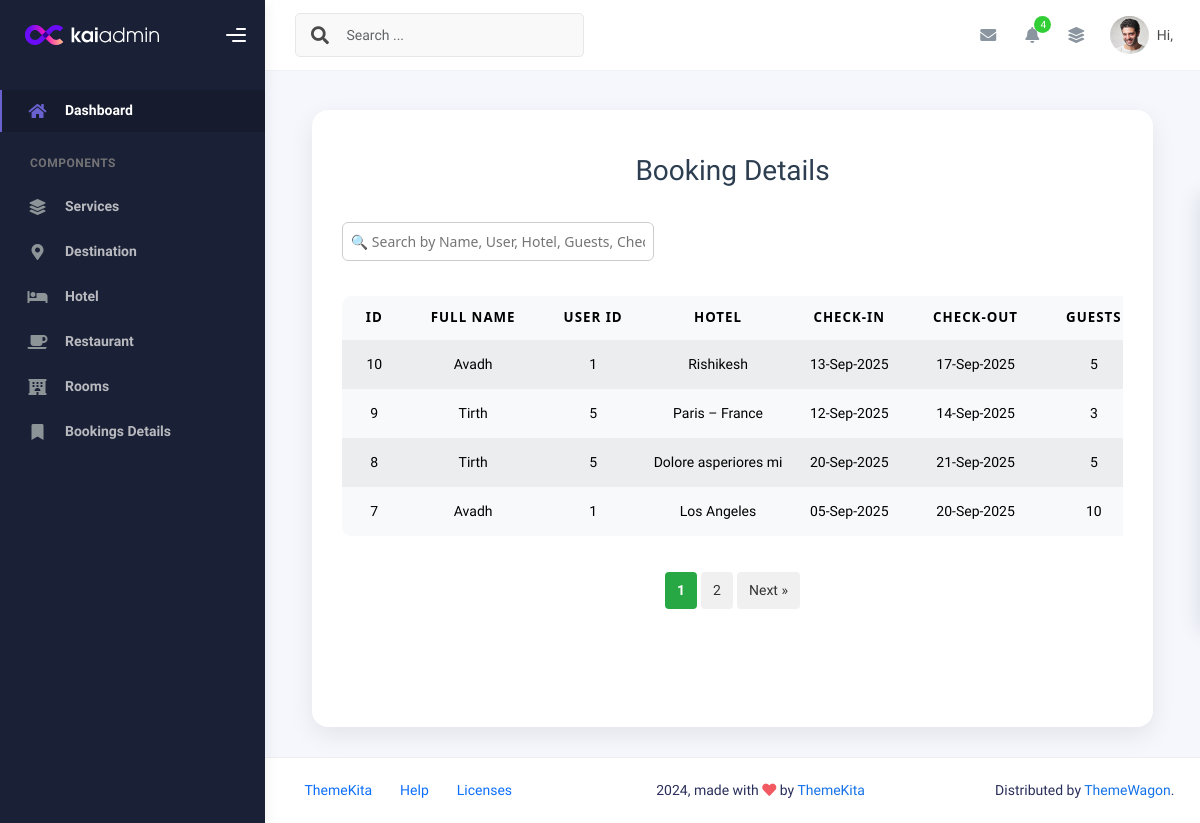
/admin/viewHotelBooking.php, run on an earlier commit of the app's database.
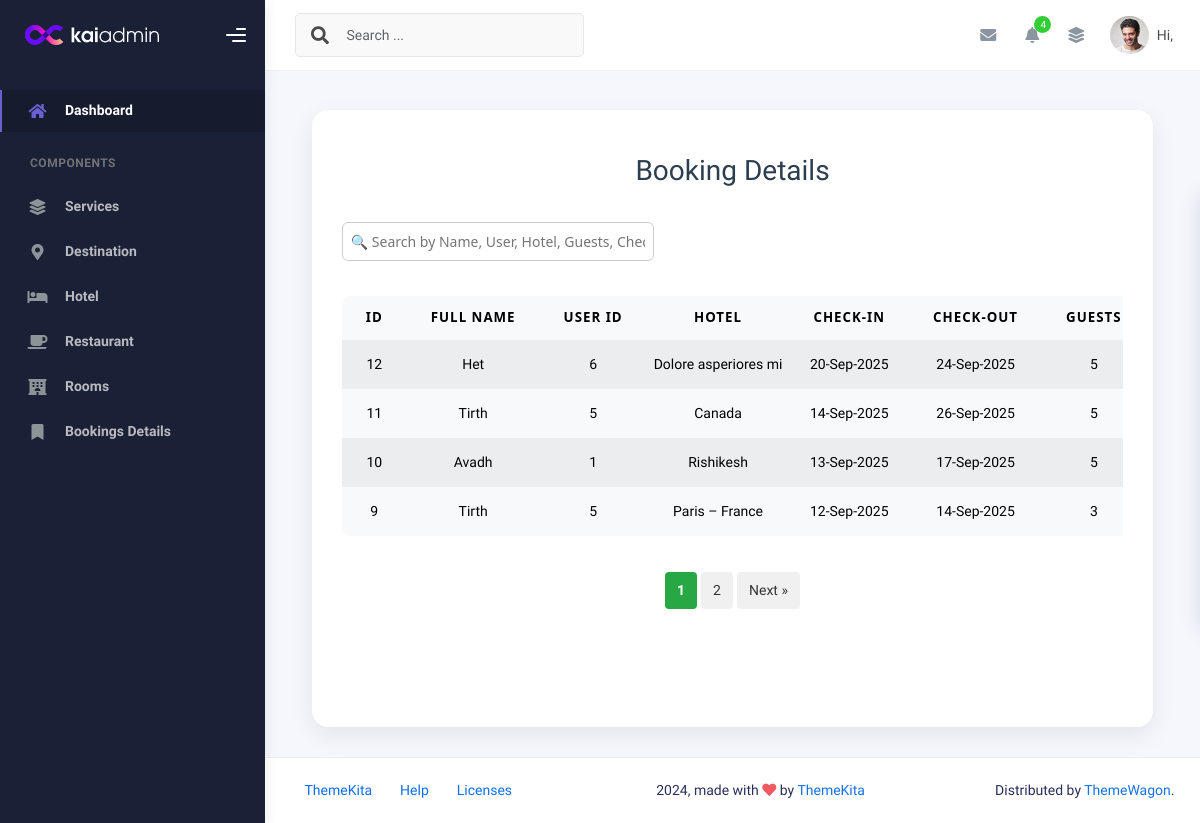
And on a later commit of the database.
### tables this page shows
CREATE TABLE `hotelbookings` (
  `id` int(11) NOT NULL,
  `user_id` int(11) NOT NULL,
  `hotel_id` int(11) NOT NULL,
  `checkin_date` date NOT NULL,
  `checkout_date` date NOT NULL,
  `guests` int(11) NOT NULL,
  `payment_status` text NOT NULL,
  `created_at` timestamp NOT NULL DEFAULT current_timestamp()
);

CREATE TABLE `users` (
  `id` int(11) NOT NULL,
  `fullname` varchar(100) NOT NULL,
  `email` varchar(100) NOT NULL,
  `password` text NOT NULL,
  `avatar` text NOT NULL
);

CREATE TABLE `hotels` (
  `id` int(1) NOT NULL,
  `name` text NOT NULL,
  `price` int(11) NOT NULL,
  `location` text NOT NULL,
  `star` int(11) NOT NULL,
  `rate` int(11) NOT NULL,
  `image` text NOT NULL,
  `room_images` text NOT NULL,
  `description` text NOT NULL,
  `services` text NOT NULL
);

### admin/viewHotelBooking.php (the view, shortened to what this page needs)
<?php
include("../db.php");
include("header.php");
$limit = 4;
$page = isset($_GET['page']) && is_numeric($_GET['page']) ? intval($_GET['page']) : 1;
$offset = ($page - 1) * $limit;
$total_query = "SELECT COUNT(*) AS total FROM hotelbookings";
$total_result = mysqli_query($conn, $total_query);
$total_row = mysqli_fetch_assoc($total_result);
$total_records = $total_row['total'];
$total_pages = ceil($total_records / $limit);
$select = "SELECT hb.*,
                  u.fullname AS user_fullname,
                  h.location AS hotel_name
           FROM hotelbookings hb
           LEFT JOIN users u ON hb.user_id = u.id
           LEFT JOIN hotels h ON hb.hotel_id = h.id
           ORDER BY hb.id DESC
           LIMIT $limit OFFSET $offset";
$res = mysqli_query($conn, $select);
?>
<!DOCTYPE html>
<html lang="en">
<head>
    <link rel="stylesheet" href="view-style.css">
    <link rel="stylesheet" href="https://cdnjs.cloudflare.com/ajax/libs/font-awesome/5.15.4/css/all.min.css">
</head>
<body>
    <div class="container d-flex justify-content-center" style="margin-top: 80px;">
        <div class="admin-panel">
            <h2>Booking Details</h2>
            <input type="text" id="search-box"
                placeholder="🔍 Search by Name, User, Hotel, Guests, Check-in or Check-out..." />
            <div class="table-responsive" id="booking-data">
                <table class="table table-light table-hover table-striped">
                    <thead>
                        <tr>
                            <th>ID</th>
                            <th>Full Name</th>
                            <th>User ID</th>
                            <th>Hotel</th>
                            <th>Check-in</th>
                            <th>Check-out</th>
                            <th>Guests</th>
                        </tr>
                    </thead>
                    <tbody>
                        <?php while ($row = mysqli_fetch_assoc($res)) { ?>
                            <tr>
                                <td><?php echo $row['id']; ?></td>
                                <td><?php echo !empty($row['user_fullname']) ? $row['user_fullname'] : 'Unknown'; ?></td>
                                <td><?php echo $row['user_id']; ?></td>
                                <td><?php echo !empty($row['hotel_name']) ? $row['hotel_name'] : 'N/A'; ?></td>
                                <td><?php echo date('d-M-Y', strtotime($row['checkin_date'])); ?></td>
                                <td><?php echo date('d-M-Y', strtotime($row['checkout_date'])); ?></td>
                                <td><?php echo $row['guests']; ?></td>
                            </tr>
                        <?php } ?>
                    </tbody>
                </table>
            </div>
            <div class="pagination" id="pagination">
                <?php for ($i = 1; $i <= $total_pages; $i++): ?>
                    <a href="?page=<?php echo $i; ?>" class="<?php if ($i == $page)
                           echo 'active'; ?>">
                        <?php echo $i; ?>
                    </a>
                <?php endfor; ?>
                <?php if ($page < $total_pages): ?>
                    <a href="?page=<?php echo $page + 1; ?>">Next &raquo;</a>
                <?php endif; ?>
            </div>
        </div>
    </div>
</body>
</html>
<?php include("footer.php"); ?>

What changed in the data, as far as the page shows it:
no longer on this page (row edited): hotelbookings: id "8", user.fullname "Tirth", user "5", hotel.location "Dolore asperiores mi", checkin_date "20-Sep-2025", checkout_date "21-Sep-2025", guests "5"
no longer on this page (row edited): hotelbookings: id "7", user.fullname "Avadh", user "1", hotel.location "Los Angeles", checkin_date "05-Sep-2025", checkout_date "20-Sep-2025", guests "10"
added hotelbookings: id "12", user.fullname "Het", user "6", hotel.location "Dolore asperiores mi", checkin_date "20-Sep-2025", checkout_date "24-Sep-2025", guests "5"
added hotelbookings: id "11", user.fullname "Tirth", user "5", hotel.location "Canada", checkin_date "14-Sep-2025", checkout_date "26-Sep-2025", guests "5"
